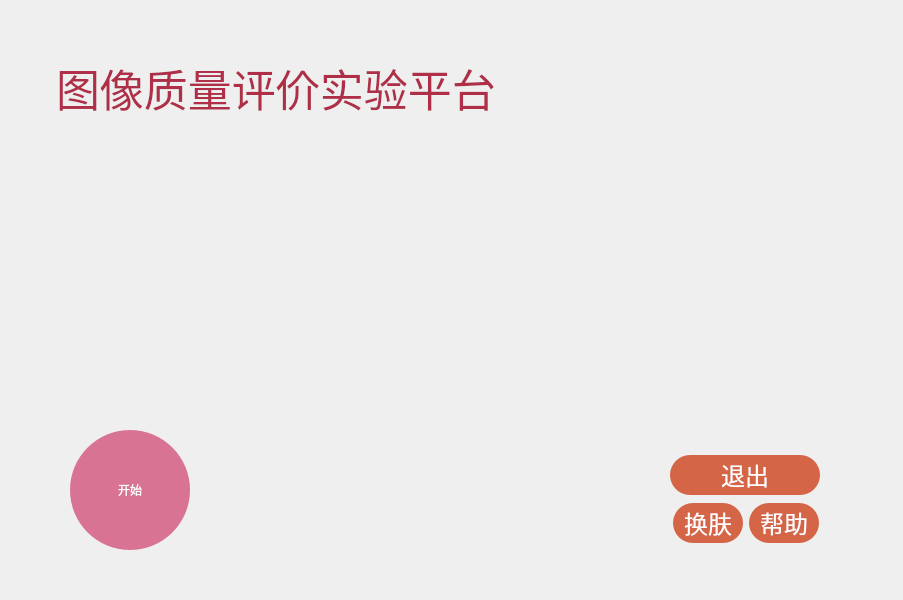
<?xml version="1.0" encoding="UTF-8"?>
<ui version="4.0">
 <class>Form</class>
 <widget class="QWidget" name="Form">
  <property name="geometry">
   <rect>
    <x>0</x>
    <y>0</y>
    <width>903</width>
    <height>600</height>
   </rect>
  </property>
  <property name="windowTitle">
   <string>Form</string>
  </property>
  <property name="styleSheet">
   <string notr="true">QWidget#Form{
	
	border-image: url(:/start/images/start_choice_ui_bg_West Lake.jpg);

}</string>
  </property>
  <widget class="QLineEdit" name="lineEdit">
   <property name="geometry">
    <rect>
     <x>0</x>
     <y>0</y>
     <width>500</width>
     <height>125</height>
    </rect>
   </property>
   <property name="minimumSize">
    <size>
     <width>500</width>
     <height>125</height>
    </size>
   </property>
   <property name="maximumSize">
    <size>
     <width>500</width>
     <height>125</height>
    </size>
   </property>
   <property name="font">
    <font>
     <family>黑体</family>
     <pointsize>33</pointsize>
     <weight>50</weight>
     <italic>false</italic>
     <bold>false</bold>
     <underline>false</underline>
     <strikeout>false</strikeout>
     <stylestrategy>PreferAntialias</stylestrategy>
    </font>
   </property>
   <property name="styleSheet">
    <string notr="true">background-color: transparent;
font: 33pt &quot;黑体&quot; ;
color: rgb(175, 46, 72);
border: none;

</string>
   </property>
   <property name="text">
    <string>图像质量评价实验平台</string>
   </property>
   <property name="alignment">
    <set>Qt::AlignBottom|Qt::AlignRight|Qt::AlignTrailing</set>
   </property>
   <property name="readOnly">
    <bool>true</bool>
   </property>
  </widget>
  <widget class="QPushButton" name="start_button">
   <property name="enabled">
    <bool>true</bool>
   </property>
   <property name="geometry">
    <rect>
     <x>70</x>
     <y>430</y>
     <width>120</width>
     <height>120</height>
    </rect>
   </property>
   <property name="sizePolicy">
    <sizepolicy hsizetype="Expanding" vsizetype="Expanding">
     <horstretch>0</horstretch>
     <verstretch>1</verstretch>
    </sizepolicy>
   </property>
   <property name="minimumSize">
    <size>
     <width>120</width>
     <height>120</height>
    </size>
   </property>
   <property name="maximumSize">
    <size>
     <width>120</width>
     <height>120</height>
    </size>
   </property>
   <property name="styleSheet">
    <string notr="true">QPushButton:hover {
	background-color: rgb(239, 127, 165);
}

QPushButton:pressed {
	
	background-color:rgb(191, 102, 132);
}

QPushButton {
	background-color: rgb(216, 115, 147);
	color: rgb(255, 255, 255);
	font: 30pt &quot;楷体&quot;;
	border-radius: 60px;
	border: 8px;
}</string>
   </property>
   <property name="text">
    <string>开始</string>
   </property>
  </widget>
  <widget class="QWidget" name="layoutWidget">
   <property name="geometry">
    <rect>
     <x>670</x>
     <y>430</y>
     <width>152</width>
     <height>120</height>
    </rect>
   </property>
   <layout class="QVBoxLayout" name="verticalLayout_2">
    <property name="spacing">
     <number>3</number>
    </property>
    <property name="topMargin">
     <number>20</number>
    </property>
    <item>
     <widget class="QPushButton" name="exit_button">
      <property name="minimumSize">
       <size>
        <width>150</width>
        <height>40</height>
       </size>
      </property>
      <property name="maximumSize">
       <size>
        <width>150</width>
        <height>40</height>
       </size>
      </property>
      <property name="font">
       <font>
        <family>楷体</family>
        <pointsize>18</pointsize>
        <weight>50</weight>
        <italic>false</italic>
        <bold>false</bold>
       </font>
      </property>
      <property name="cursor">
       <cursorShape>PointingHandCursor</cursorShape>
      </property>
      <property name="styleSheet">
       <string notr="true">QPushButton:hover {
	background-color: rgb(238, 111, 79);
}

QPushButton:pressed {
	
	background-color: rgb(197, 92, 65);
}

QPushButton {
	background-color: rgb(212, 101, 71);
	color: rgb(255, 255, 255);
	font: 18pt &quot;楷体&quot;;
	border-radius: 20px;
	border: 4px;
}</string>
      </property>
      <property name="text">
       <string>退出</string>
      </property>
      <property name="checkable">
       <bool>true</bool>
      </property>
      <property name="checked">
       <bool>false</bool>
      </property>
     </widget>
    </item>
    <item>
     <layout class="QHBoxLayout" name="horizontalLayout">
      <item>
       <widget class="QPushButton" name="change_skin_button">
        <property name="minimumSize">
         <size>
          <width>70</width>
          <height>40</height>
         </size>
        </property>
        <property name="maximumSize">
         <size>
          <width>70</width>
          <height>40</height>
         </size>
        </property>
        <property name="font">
         <font>
          <family>楷体</family>
          <pointsize>18</pointsize>
          <weight>50</weight>
          <italic>false</italic>
          <bold>false</bold>
         </font>
        </property>
        <property name="cursor">
         <cursorShape>PointingHandCursor</cursorShape>
        </property>
        <property name="styleSheet">
         <string notr="true">QPushButton:hover {
	background-color: rgb(238, 111, 79);
}

QPushButton:pressed {
	
	background-color:rgb(197, 92, 65);
}

QPushButton {
	background-color: rgb(212, 101, 71);
	color: rgb(255, 255, 255);
	font: 18pt &quot;楷体&quot;;
	border-radius: 20px;
	border: 4px;
}</string>
        </property>
        <property name="text">
         <string>换肤</string>
        </property>
        <property name="checkable">
         <bool>true</bool>
        </property>
        <property name="checked">
         <bool>false</bool>
        </property>
       </widget>
      </item>
      <item>
       <widget class="QPushButton" name="get_info_button">
        <property name="minimumSize">
         <size>
          <width>70</width>
          <height>40</height>
         </size>
        </property>
        <property name="maximumSize">
         <size>
          <width>70</width>
          <height>40</height>
         </size>
        </property>
        <property name="font">
         <font>
          <family>楷体</family>
          <pointsize>18</pointsize>
          <weight>50</weight>
          <italic>false</italic>
          <bold>false</bold>
         </font>
        </property>
        <property name="cursor">
         <cursorShape>PointingHandCursor</cursorShape>
        </property>
        <property name="styleSheet">
         <string notr="true">QPushButton:hover {
	background-color: rgb(238, 111, 79);
}

QPushButton:pressed {
	
	background-color: rgb(197, 92, 65);
}

QPushButton {
	background-color: rgb(212, 101, 71);
	color: rgb(255, 255, 255);
	font: 18pt &quot;楷体&quot;;
	border-radius: 20px;
	border: 4px;
}</string>
        </property>
        <property name="text">
         <string>帮助</string>
        </property>
        <property name="checkable">
         <bool>true</bool>
        </property>
        <property name="checked">
         <bool>false</bool>
        </property>
       </widget>
      </item>
     </layout>
    </item>
   </layout>
  </widget>
 </widget>
 <resources>
  <include location="../demo.qrc"/>
 </resources>
 <connections/>
</ui>
